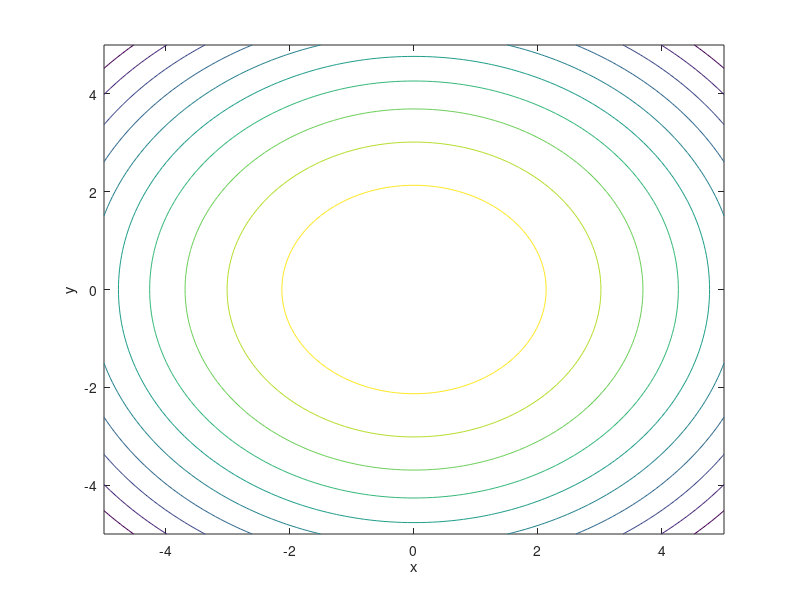

Here is the MATLAB script that generated this plot:
%% Cleanup
close all
clear all
clc

%% Generate 2D Room Space
% Map a 10x10 room for the agents to navigate in
x_min = -5;
x_max = 5;
y_min = -5;
y_max = 5;
step_size = 0.1;

[x,y] = meshgrid(x_min:step_size:x_max,y_min:step_size:y_max);

z = 50-x.^2-y.^2

contour(x,y,z)
%view(3)
xlabel('x')
ylabel('y')
